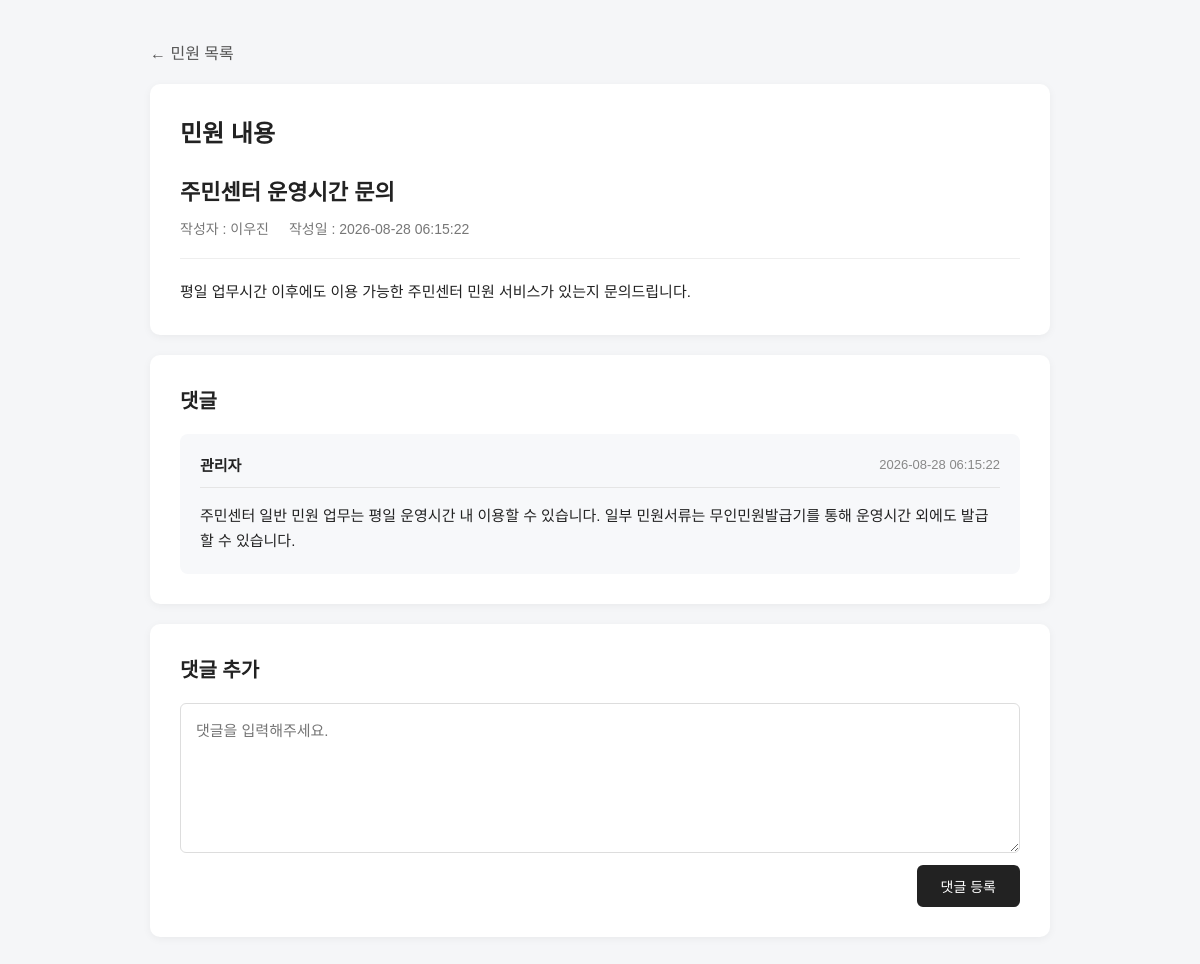
/admin/answer.php?id=18 (signed in), run on the app's committed database.
### tables this page shows
CREATE TABLE inquiry (
    id BIGINT AUTO_INCREMENT PRIMARY KEY,
    user_id BIGINT NOT NULL,

    title VARCHAR(50) NOT NULL,
    content TEXT NOT NULL,

    answer TEXT NULL,
    answered_by BIGINT NULL,
    answered_at DATETIME NULL,

    visibility ENUM('PUBLIC', 'PRIVATE')
        NOT NULL DEFAULT 'PUBLIC',

    status ENUM('RECEIVED', 'COMPLETED')
        NOT NULL DEFAULT 'RECEIVED',

    created_at TIMESTAMP DEFAULT CURRENT_TIMESTAMP,

    FOREIGN KEY (user_id)
        REFERENCES users(id)
        ON DELETE CASCADE,

    FOREIGN KEY (answered_by)
        REFERENCES users(id)
)
DEFAULT;

CREATE TABLE users (
    id BIGINT AUTO_INCREMENT PRIMARY KEY,
    login_id VARCHAR(50) NOT NULL UNIQUE,
    password VARCHAR(255) NOT NULL,
    name VARCHAR(50) NOT NULL,
    role ENUM('USER', 'ADMIN') NOT NULL DEFAULT 'USER',
    created_at DATETIME DEFAULT CURRENT_TIMESTAMP
)
DEFAULT;

### admin/answer.php (the view, shortened to what this page needs)
<?php
require_once __DIR__ . '/../src/db.php';
$id = $_GET['id'] ?? 0;
$inquiry = null;
if ($id) {
    $sql = "
        SELECT
            i.id,
            i.title,
            i.content,
            i.answer,
            i.answered_at,
            i.status,
            i.created_at,
            u.name AS user_name,
            a.name AS admin_name
        FROM inquiry i
        LEFT JOIN users u
            ON i.user_id = u.id
        LEFT JOIN users a
            ON i.answered_by = a.id
        WHERE i.id = :id
    ";
    $stmt = $pdo->prepare($sql);
    $stmt->execute([
        ':id' => $id
    ]);
    $inquiry = $stmt->fetch(PDO::FETCH_ASSOC);
}
?>
<!DOCTYPE html>
<html lang="ko">
<head>
    <link
        rel="stylesheet"
        href="/assets/css/answer.css"
    >
</head>
<body>
<div class="container">
    <a href="admin.php" class="back">
        ← 민원 목록
    </a>
    <?php if ($inquiry): ?>
        <div class="card">
            <h1>민원 내용</h1>
            <div class="title">
                <?= htmlspecialchars($inquiry['title']) ?>
            </div>
            <div class="info">
                <span>
                    작성자 :
                    <?= htmlspecialchars($inquiry['user_name']) ?>
                </span>
                <span>
                    작성일 :
                    <?= htmlspecialchars($inquiry['created_at']) ?>
                </span>
            </div>
            <div class="inquiry-content">
                <?= nl2br($inquiry['content']) ?>
            </div>
        </div>
        <div class="card" id="comment">
            <h2>댓글</h2>
            <?php if (!empty($inquiry['answer'])): ?>
                <div class="answer-box">
                    <div class="answer-header">
                        <span class="admin-name">
                            <?= htmlspecialchars(
                                $inquiry['admin_name'] ?? '관리자'
                            ) ?>
                        </span>
                        <span class="date">
                            <?= htmlspecialchars(
                                $inquiry['answered_at']
                            ) ?>
                        </span>
                    </div>
                    <div class="answer-content">
                        <?= nl2br($inquiry['answer']) ?>
                    </div>
                </div>
            <?php else: ?>
                <div class="no-answer">
                    아직 등록된 댓글이 없습니다.
                </div>
            <?php endif; ?>
        </div>
        <div class="card">
            <h2>댓글 추가</h2>
            <form method="POST">
                <textarea
                    name="answer"
                    placeholder="댓글을 입력해주세요."
                    required
                ></textarea>
                <button type="submit">
                    댓글 등록
                </button>
            </form>
        </div>
    <?php else: ?>
        <div class="card">
            민원을 찾을 수 없습니다.
        </div>
    <?php endif; ?>
</div>
</body>
</html>

### assets/css/answer.css (style rules this page uses)
* { box-sizing: border-box; }
body { margin: 0; background: #f5f6f8; font-family: Arial, sans-serif; color: #222; }
.container { width: 900px; max-width: calc(100% - 40px); margin: 40px auto; }
.back { display: inline-block; margin-bottom: 20px; color: #555; text-decoration: none; }
.card { background: #fff; border-radius: 10px; padding: 30px; margin-bottom: 20px; box-shadow: 0 2px 8px rgba(0, 0, 0, 0.05); }
h1 { margin: 0 0 25px; font-size: 24px; }
h2 { margin: 0 0 20px; font-size: 20px; }
.title { font-size: 22px; font-weight: bold; margin-bottom: 12px; }
.info { display: flex; align-items: center; gap: 20px; padding-bottom: 20px; border-bottom: 1px solid #eee; color: #777; font-size: 14px; }
.inquiry-content { margin-top: 20px; line-height: 1.7; word-break: break-word; font-size: 15px; }
.answer-box { background: #f7f8fa; border-radius: 8px; padding: 20px; margin-top: 10px; }
.answer-header { display: flex; align-items: center; justify-content: space-between; padding-bottom: 12px; margin-bottom: 15px; border-bottom: 1px solid #e5e5e5; }
.admin-name { font-weight: bold; font-size: 15px; }
.date { color: #888; font-size: 13px; }
.answer-content { line-height: 1.7; word-break: break-word; font-size: 15px; }
textarea { display: block; width: 100%; min-height: 150px; padding: 15px; border: 1px solid #ddd; border-radius: 6px; font-family: inherit; font-size: 15px; line-height: 1.6; resize: vertical; outline: none; }
button { display: block; margin-top: 12px; margin-left: auto; padding: 11px 24px; border: none; border-radius: 6px; background: #222; color: white; font-size: 14px; cursor: pointer; }

### data on the page
inquiry: title "주민센터 운영시간 문의", user.name "이우진", created_at "2026-08-28 06:15:22", content "평일 업무시간 이후에도 이용 가능한 주민센터 민원 서비스가 있는지 문의드립니다.", answered_by.name "관리자", answered_at "2026-08-28 06:15:22", answer "주민센터 일반 민원 업무는 평일 운영시간 내 이용할 수 있습니다. 일부 민원서류는 무인민원발급기를 통해 운영시간 외에도 발급할 수 있습니다."
